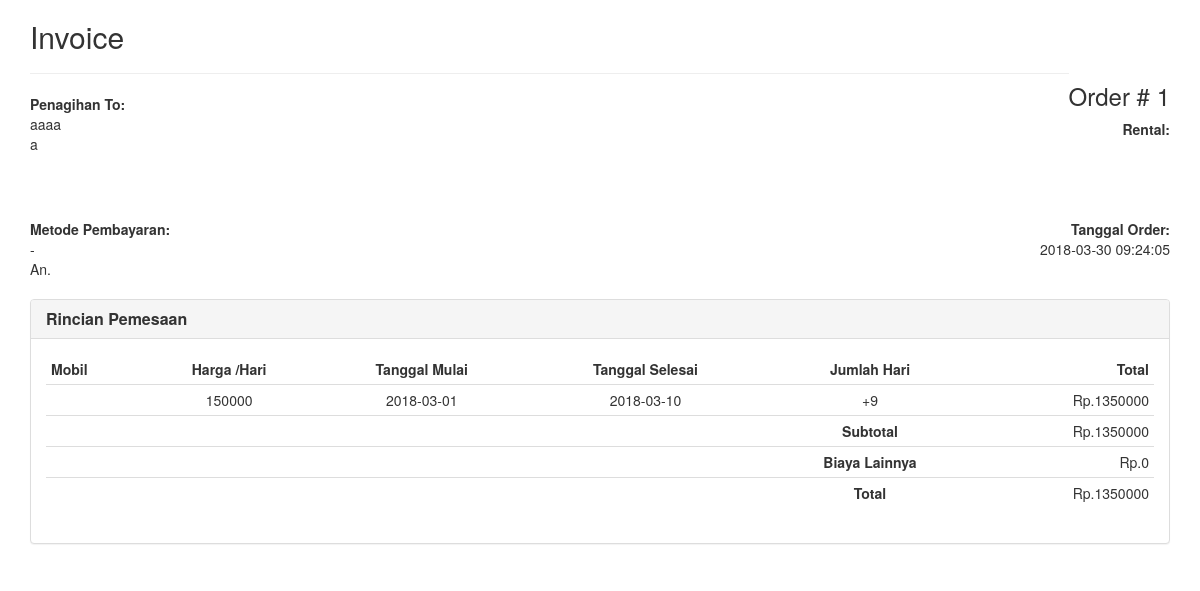
/frame.php?id=1, run on an earlier commit of the app's database.
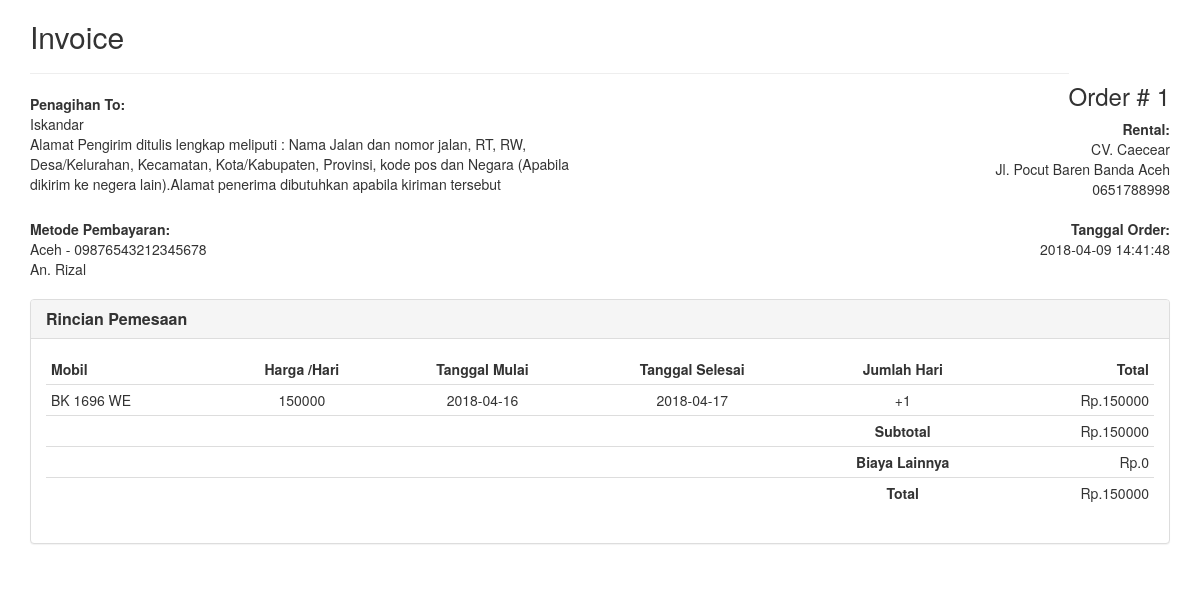
And on a later commit of the database.
### tables this page shows
CREATE TABLE `pesan` (
  `id_costumer` int(11) NOT NULL,
  `no_pol` varchar(10) NOT NULL,
  `invoice` int(255) NOT NULL,
  `tanggal_pesan` timestamp NOT NULL DEFAULT CURRENT_TIMESTAMP ON UPDATE CURRENT_TIMESTAMP,
  `tanggal_mulai` date NOT NULL,
  `tanggal_selesai` date NOT NULL,
  `harga` int(10) NOT NULL,
  `status` int(2) NOT NULL,
  `bank_pengirim` varchar(50) DEFAULT NULL,
  `rek_pengirim` varchar(100) DEFAULT NULL,
  `bukti_pembayaran` varchar(255) DEFAULT NULL,
  `nominal` int(11) DEFAULT NULL,
  `verifikasi_pembayaran` int(11) DEFAULT '0'
);

CREATE TABLE `costumer` (
  `id_costumer` int(255) NOT NULL,
  `nama` varchar(50) NOT NULL,
  `alamat` varchar(255) NOT NULL,
  `no_hp` varchar(15) NOT NULL,
  `email` varchar(50) NOT NULL,
  `username` varchar(50) NOT NULL,
  `password` varchar(50) NOT NULL,
  `foto_ktp` varchar(100) NOT NULL,
  `foto_ktp_orang` varchar(100) NOT NULL,
  `verifikasi` int(2) NOT NULL DEFAULT '0'
);

CREATE TABLE `rental` (
  `id_rental` int(100) NOT NULL,
  `nama_rental` varchar(100) NOT NULL,
  `alamat` varchar(255) NOT NULL,
  `nama_pemilik` varchar(50) NOT NULL,
  `no_hp_pemilik` varchar(15) NOT NULL,
  `no_hp_rental` varchar(15) NOT NULL,
  `status` int(2) NOT NULL,
  `id_admin` varchar(20) NOT NULL,
  `username` varchar(20) NOT NULL,
  `password` varchar(255) NOT NULL,
  `foto_rental` varchar(255) NOT NULL,
  `nik` varchar(30) NOT NULL,
  `tanggal_daftar` timestamp NOT NULL DEFAULT CURRENT_TIMESTAMP ON UPDATE CURRENT_TIMESTAMP,
  `pemilik_rekening` varchar(100) NOT NULL,
  `rekening` varchar(25) NOT NULL,
  `bank` varchar(10) NOT NULL
);

CREATE TABLE `mobil` (
  `no_pol` varchar(10) NOT NULL,
  `merek` varchar(20) NOT NULL,
  `jenis` varchar(20) NOT NULL,
  `tipe` varchar(20) NOT NULL,
  `tahun_pembuatan` int(5) NOT NULL,
  `harga_sewa` int(12) NOT NULL,
  `bahan_bakar` varchar(10) NOT NULL,
  `kapasitas_penumpang` varchar(10) NOT NULL,
  `fasilitas` text NOT NULL,
  `id_rental` int(100) NOT NULL,
  `tanggal_post` timestamp NOT NULL DEFAULT CURRENT_TIMESTAMP ON UPDATE CURRENT_TIMESTAMP,
  `foto_depan` varchar(100) NOT NULL,
  `foto_samping` varchar(100) NOT NULL,
  `foto_belakang` varchar(100) NOT NULL,
  `foto_dalam1` varchar(100) NOT NULL,
  `foto_dalam2` varchar(100) NOT NULL
);

### frame.php (the view, shortened to what this page needs)
<!DOCTYPE html>
<html lang="en">
<head>
    <link href="//netdna.bootstrapcdn.com/bootstrap/3.1.0/css/bootstrap.min.css" rel="stylesheet" id="bootstrap-css">
</head>
<body >
<?php $id=$_GET['id'];
include 'share/db.php';
$query = mysqli_query($con,"SELECT *, costumer.alamat as alamat_c , rental.alamat as alamat_r  from pesan left JOIN mobil on pesan.no_pol=mobil.no_pol left join costumer on costumer.id_costumer=pesan.id_costumer left JOIN rental on rental.id_rental=mobil.id_rental WHERE pesan.invoice='$id' ");
while($data = mysqli_fetch_array($query)){
?>
  <div class="container">
  <div class="row">
      <div class="col-xs-12">
      <div class="invoice-title">
        <h2>Invoice</h2><h3 class="pull-right">Order # <?php echo $data['invoice']?></h3>
      </div>
      <hr>
      <div class="row">
        <div class="col-xs-6">
          <address>
          <strong>Penagihan To:</strong><br>
            <?php echo $data['nama']?><br>
            <?php echo $data['alamat_c']?><br>
          </address>
        </div>
        <div class="col-xs-6 text-right">
          <address>
            <strong>Rental:</strong><br>
            <?php echo $data['nama_rental']?><br>
            <?php echo $data['alamat_r']?><br>
            <?php echo $data['no_hp_rental']?><br>
          </address>
        </div>
      </div>
      <div class="row">
        <div class="col-xs-6">
          <address>
            <strong>Metode Pembayaran:</strong><br>
            <?php echo $data['bank']?> - <?php echo $data['rekening']?><br>
            An. <?php echo $data['pemilik_rekening']?>
          </address>
        </div>
        <div class="col-xs-6 text-right">
          <address>
            <strong>Tanggal Order:</strong><br>
          <?php echo $data['tanggal_pesan']?><br><br>
          </address>
        </div>
      </div>
    </div>
  </div>
  <div class="row">
    <div class="col-md-12">
      <div class="panel panel-default">
        <div class="panel-heading">
          <h3 class="panel-title"><strong>Rincian Pemesaan</strong></h3>
        </div>
        <div class="panel-body">
          <div class="table-responsive">
            <table class="table table-condensed">
              <thead>
                              <tr>
                    <td><strong>Mobil</strong></td>
                    <td class="text-center"><strong>Harga /Hari</strong></td>
                    <td class="text-center"><strong>Tanggal Mulai</strong></td>
                    <td class="text-center"><strong>Tanggal Selesai</strong></td>
                    <td class="text-center"><strong>Jumlah Hari</strong></td>
                    <td class="text-right"><strong>Total</strong></td>
                              </tr>
              </thead>
              <tbody>
                <tr>
                  <td class="text-left"> <?php echo $data['no_pol']?></td>
                  <td class="text-center"> <?php echo $data['harga']?></td>
                  <td class="text-center"><?php echo $data['tanggal_mulai']?></td>
                  <td class="text-center"><?php echo $data['tanggal_selesai']?></td>
                  <td class="text-center"><?php $date1=date_create($data['tanggal_selesai']);
                                                $date2=date_create($data['tanggal_mulai']);
                                                $perbedaan=date_diff($date2,$date1);
                                                echo $perbedaan=$perbedaan->format("%R%a");
                                          ?></td>
                  <td class="text-right">Rp.<?php echo ($data['harga']*$perbedaan); ?></td>
                </tr>
                <tr>
                  <td class="thick-line"></td>
                  <td class="thick-line"></td>
                  <td class="thick-line"></td>
                  <td class="thick-line"></td>
                  <td class="thick-line text-center"><strong>Subtotal</strong></td>
                  <td class="thick-line text-right">Rp.<?php echo ($data['harga']*$perbedaan); ?></td>
                </tr>
                <tr>
                  <td class="no-line"></td>
                  <td class="no-line"></td>
                  <td class="no-line"></td>
                  <td class="no-line"></td>
                  <td class="no-line text-center"><strong>Biaya Lainnya</strong></td>
                  <td class="no-line text-right">Rp.0</td>
                </tr>
                <tr>
                  <td class="no-line"></td>
                  <td class="no-line"></td>
                  <td class="no-line"></td>
                  <td class="no-line"></td>
                  <td class="no-line text-center"><strong>Total</strong></td>
                  <td class="no-line text-right">Rp.<?php echo ($data['harga']*$perbedaan); ?></td>
                </tr>
              </tbody>
            </table>
          </div>
        </div>
      </div>
    </div>
  </div>
</div>
<?php } ?>
</body>
</html>

What changed in the data, as far as the page shows it:
changed pesan id 1: id_costumer.nama "aaaa" → "Iskandar"; id_costumer.alamat "a" → "Alamat Pengirim ditulis lengkap meliputi : Nama Jalan dan nomor jalan, RT, RW, Desa/Kelurahan, Kecamatan, Kota/Kabupaten, Provinsi, kode pos dan Negara (Apabila dikirim ke negera lain).Alamat penerima dibutuhkan apabila kiriman tersebut"; rental.nama_rental (not shown) → "CV. Caecear"; rental.alamat (not shown) → "Jl. Pocut Baren Banda Aceh"; rental.no_hp_rental (not shown) → "0651788998"; rental.bank (not shown) → "Aceh"; rental.rekening (not shown) → "09876543212345678"; rental.pemilik_rekening (not shown) → "Rizal"; tanggal_pesan "2018-03-30 09:24:05" → "2018-04-09 14:41:48"; mobil.no_pol (not shown) → "BK 1696 WE"; tanggal_mulai "2018-03-01" → "2018-04-16"; tanggal_selesai "2018-03-10" → "2018-04-17"; tanggal_mulai+tanggal_selesai "+9" → "+1"; $data['harga']*$perbedaan "1350000" → "150000"
